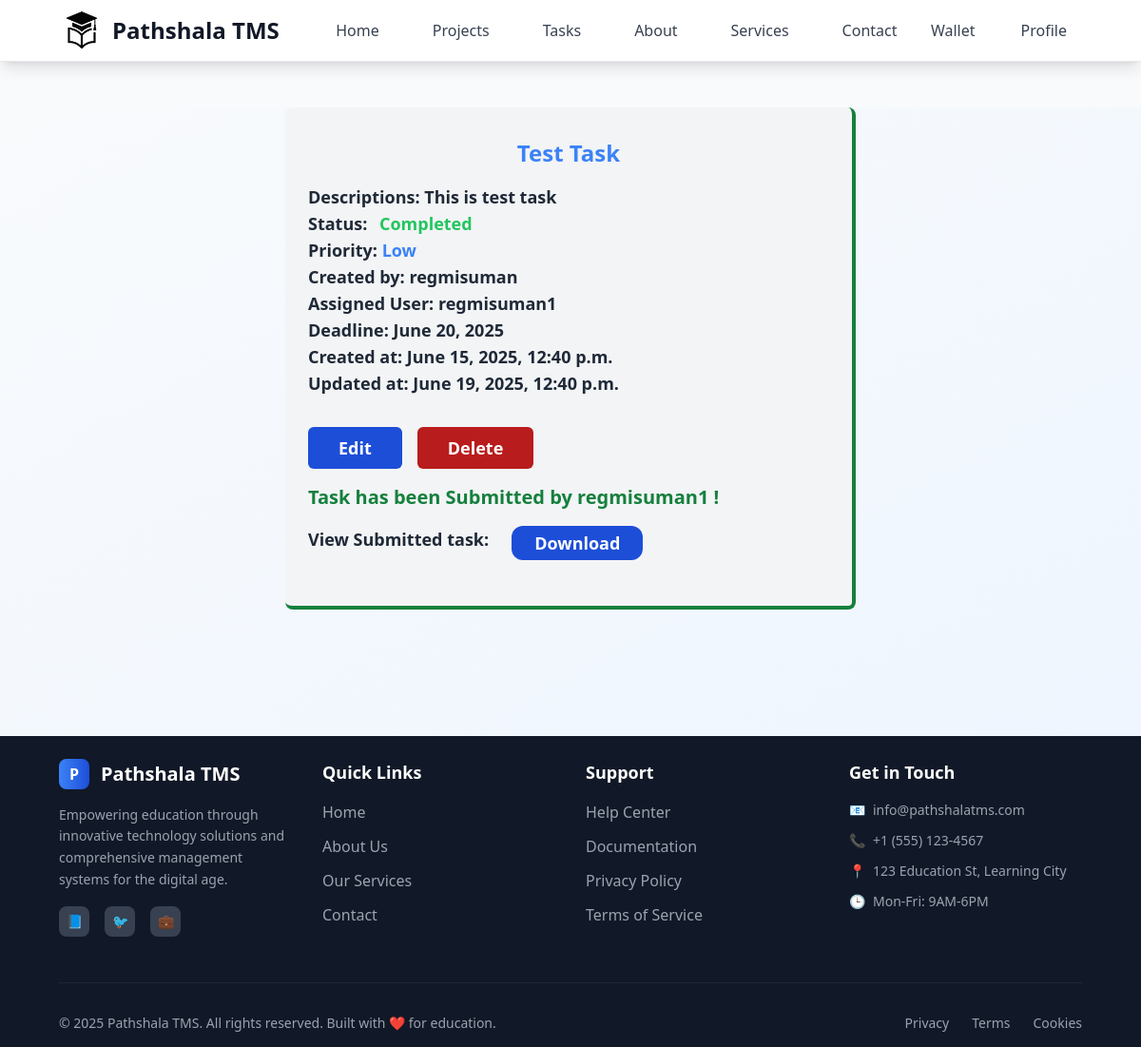
Before: /employer/task/2/ (signed in) with the older database file.
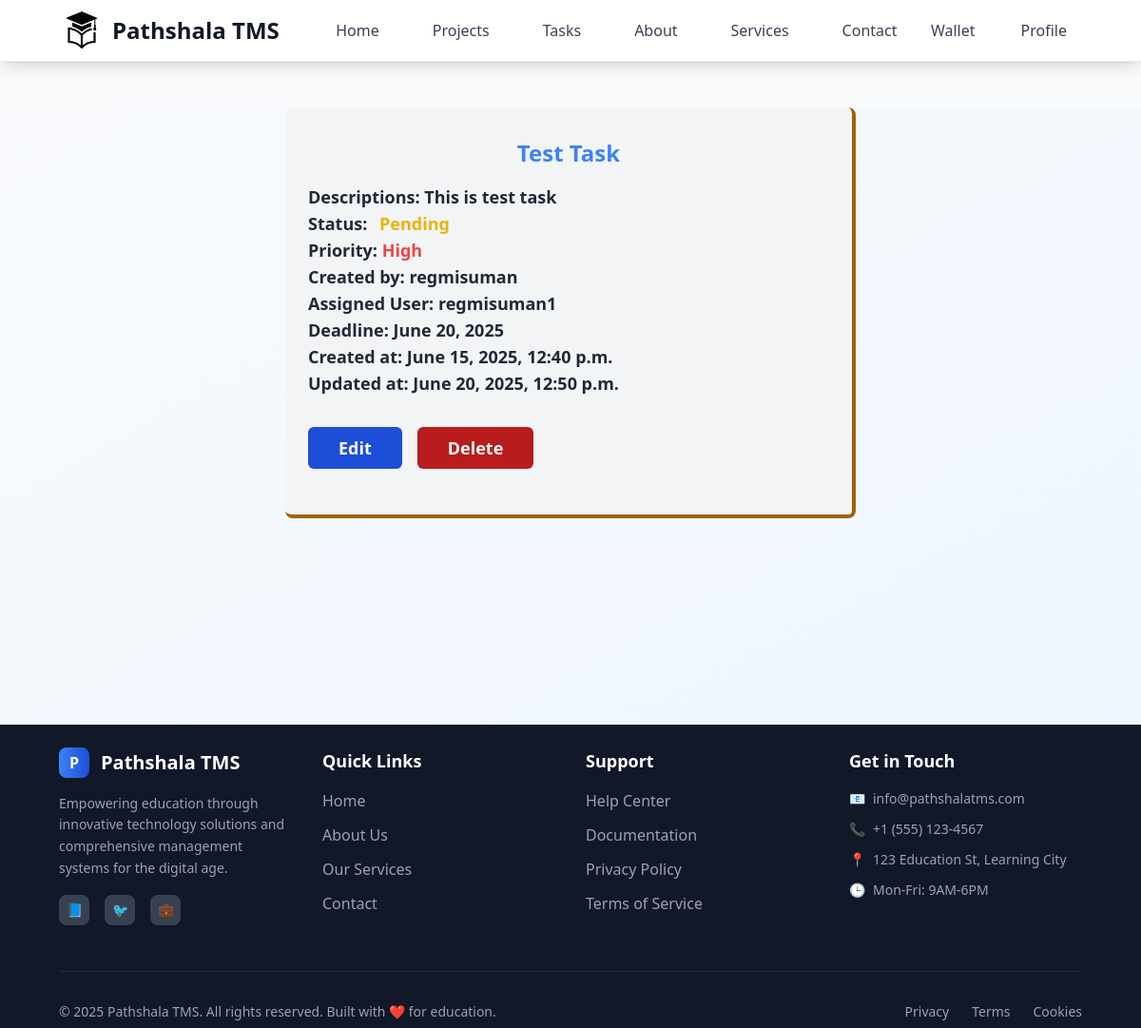
After: the same page with the newer database file.
### tasks/models.py (models this page shows)
class Task(models.Model):
    class StatusOptions(models.TextChoices):
        PENDING = "Pending", "Pending"
        IN_PROGRESS = "In Progress", "In Progress"
        COMPLETED = "Completed", "Completed"
        CANCELED = "Canceled", "Canceled"
    class TaskPriorityOptions(models.TextChoices):
        LOW = "Low", "Low"
        MEDIUM = "Medium", "Medium"
        HIGH = "High", "High"
    title = models.CharField(max_length=30)
    description = models.TextField(null=True, blank=True)
    user = models.ForeignKey(User, on_delete=models.CASCADE, related_name="tasks")
    project = models.ForeignKey(Project, on_delete=models.CASCADE)
    assigned_user = models.ForeignKey( User, on_delete=models.SET_NULL, related_name="assigned_tasks", null=True, blank=True)
    status = models.CharField(choices=StatusOptions, default=StatusOptions.PENDING, max_length=30)
    priority = models.CharField (choices=TaskPriorityOptions, default=TaskPriorityOptions.LOW, max_length=6)
    deadline = models.DateField(null=True, blank=True)
    created_at = models.DateTimeField(auto_now_add=True, editable=False)
    updated_at = models.DateTimeField(auto_now=True, editable=False)
    attachment = models.FileField(blank=True, null=True, upload_to=attachment_path)

### tasks/views.py (the view)
# urls.py: path("task/<int:id>/", taskDetails),
@login_required(login_url="/login")
def taskDetails(request, id):
    role = request.user.profile.role
    task = Task.objects.get(pk=id)
    if role == "employer":
        return render(request, "pages/employer/project/task/task_details.html", {"task": task})
    elif role == "employee":
        return render(request, "pages/employee/project/task/task_details.html", {"task": task})
    else:
        return redirect("/")

### templates/pages/employer/project/task/task_details.html
{% extends 'layouts/main.html' %}
{% block content %}
<div class="my-12 w-1/2 mx-auto space-y-4 relative bg-gray-100 border-b-4 border-r-4 rounded-lg py-4 px-6
          {% if task.status == 'Canceled' %} border-red-700
        {% elif task.status == 'Completed' %} border-green-700
        {% elif task.status == 'Pending' %} border-yellow-700
        {% elif task.status == 'In Progress' %} border-blue-700
        {% else %} border-purple-700
        {% endif %}
  ">
  <div class="text-2xl font-bold text-blue-500 my-4 text-center">{{ task.title }}</div>
  <div class="text-lg font-semibold text-gray-800">
    <div>Descriptions: {{ task.description }}</div>
    <div>Status: <span class="
        {% if task.status == 'Canceled' %} text-red-500
        {% elif task.status == 'Completed' %} text-green-500
        {% elif task.status == 'Pending' %} text-yellow-500
        {% elif task.status == 'In Progress' %} text-blue-500
        {% else %} text-purple-500
        {% endif %}
         h-8 px-2 my-auto rounded-lg font-bold"> {{ task.status }} </span></div>
    <div>Priority: <span class="font-bold
        {% if task.priority == 'High' %} text-red-500
        {% elif task.priority == 'Medium' %} text-yellow-500
        {% elif task.priority == 'Low' %} text-blue-500
        {% else %} text-purple-500
        {% endif %}
      "> {{ task.priority }}</span></div>
    <div>Created by: {{ task.user }}</div>
    <div>Assigned User: {{ task.assigned_user }}</div>
    <div>Deadline: {{ task.deadline }}</div>
    <div>Created at: {{ task.created_at }}</div>
    <div>Updated at: {{ task.updated_at }}</div>
    <div class="flex gap-4 mb-4 mt-8">
      <a class="px-8 py-2 rounded-md bg-blue-700 hover:bg-blue-800 text-white"
        href="/employer/edit-task/{{task.id}}">Edit</a>
      <a class="px-8 py-2 rounded-md bg-red-700 hover:bg-red-800 text-white"
        href="/employer/delete-task/{{task.project.id}}/{{task.id}}">Delete</a>
    </div>
    <div class="flex flex-col my-4">
      {%if task.status == "Completed"%}
      <div class="font-bold text-xl text-green-700">
        Task has been Submitted by {{task.assigned_user}} !
      </div>
      <div class="flex gap-6 my-4">
        <div>View Submitted task: </div>
        {%if task.attachment%}
        <a class="bg-blue-700 hover:bg-blue-800 text-white rounded-xl px-6 py-1" href="{{task.attachment.url}}"
          download>Download</a>
        {%else%}
        <div class="text-blue-700">
          No attachment found
        </div>
        {%endif%}
      </div>
      {%endif%}
    </div>
  </div>
</div>
{% endblock %}

Changed rows visible on the page:
changed Task "Test Task": status "Completed" → "Pending"; priority "Low" → "High"; updated_at "June 19, 2025, 12:40 p.m." → "June 20, 2025, 12:50 p.m."; assigned_user "regmisuman1" → (not shown)
Other visible differences:
text no longer shown: "Task has been Submitted by ! View Submitted task: Download"
